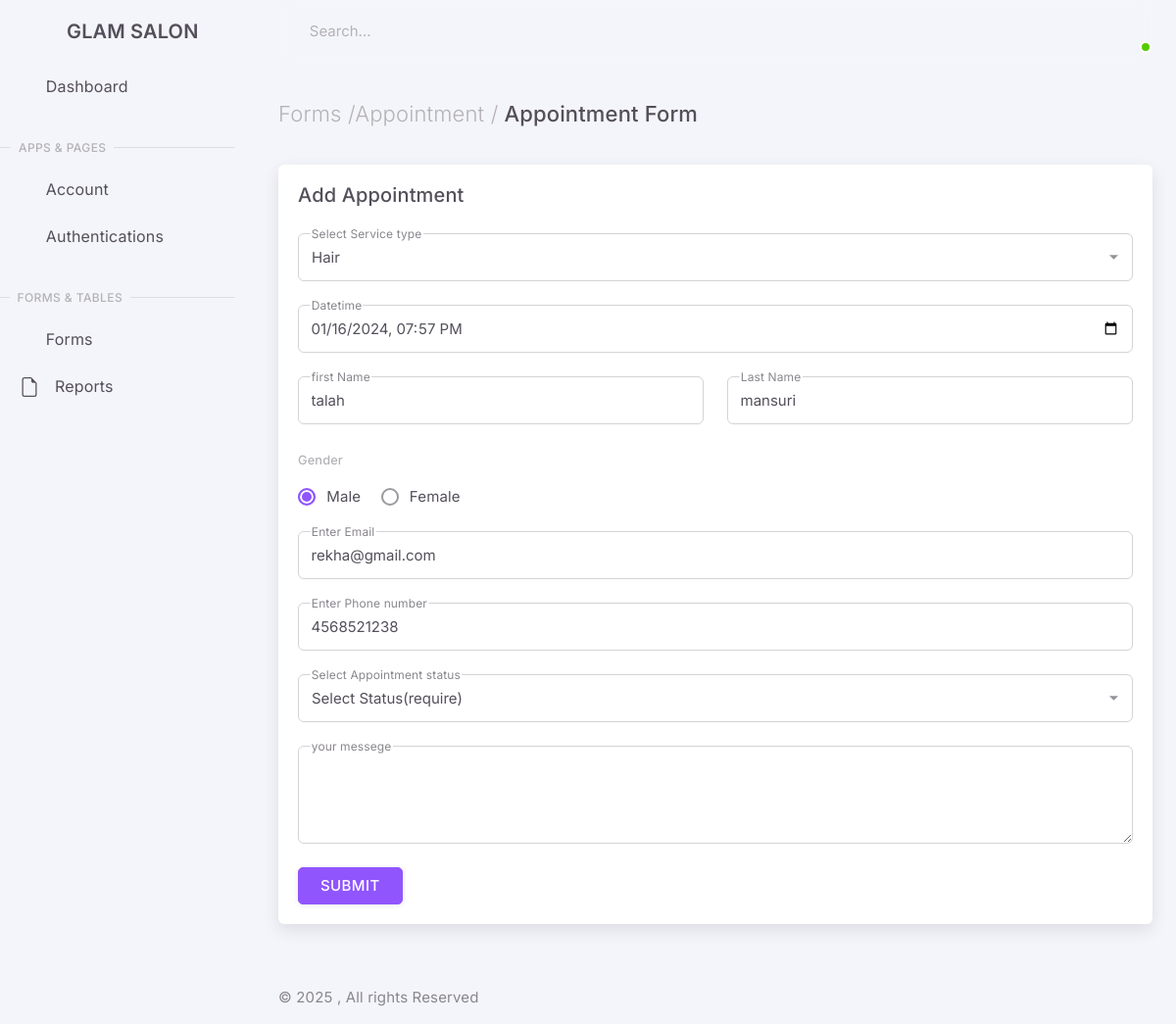
The app's page /admin_panel/html/update_appointment.php?uid=1 with its own data.
### tables this page shows
CREATE TABLE `tbl_appointment` (
  `appointment_id` int(10) NOT NULL,
  `first_name` varchar(10) NOT NULL,
  `last_name` varchar(10) NOT NULL,
  `gender` varchar(10) NOT NULL,
  `email` varchar(50) NOT NULL,
  `contact` bigint(20) NOT NULL,
  `service` int(11) NOT NULL,
  `message` varchar(50) NOT NULL,
  `appointment_date` datetime NOT NULL,
  `status` varchar(10) NOT NULL,
  `customer_id` int(11) NOT NULL
);

CREATE TABLE `tbl_service_category` (
  `category_id` int(10) NOT NULL,
  `category_name` varchar(20) NOT NULL
);

### admin_panel/html/update_appointment.php (the view, shortened to what this page needs)
<?php
require "connection.php";
$id = $_GET['uid'];
$query = mysqli_query($connection, "select * from tbl_appointment where appointment_id='$id'");
$data = mysqli_fetch_array($query);
$fname = $data['first_name'];
$lname = $data['last_name'];
$gender = $data['gender'];
$email = $data['email'];
$contact = $data['contact'];
$messege = $data['message'];
$date = $data['appointment_date'];
$service = $data['service'];
?>
<!DOCTYPE html>
<html lang="en" class="light-style layout-menu-fixed layout-compact" dir="ltr" data-theme="theme-default" data-assets-path="../assets/" data-template="vertical-menu-template-free">
<head>
    <link rel="stylesheet" href="../assets/vendor/fonts/materialdesignicons.css" />
    <link rel="stylesheet" href="../assets/vendor/libs/node-waves/node-waves.css" />
    <link rel="stylesheet" href="../assets/vendor/css/core.css" class="template-customizer-core-css" />
    <link rel="stylesheet" href="../assets/vendor/css/theme-default.css" class="template-customizer-theme-css" />
    <link rel="stylesheet" href="../assets/css/demo.css" />
    <link rel="stylesheet" href="../assets/vendor/libs/perfect-scrollbar/perfect-scrollbar.css" />
</head>
<body>
    <div class="layout-wrapper layout-content-navbar">
        <div class="layout-container">
            <?php
            include "sidebar.php";
            ?>
            <div class="layout-page">
                <?php
                include "navbar.php";
                ?>
                <div class="content-wrapper">
                    <div class="container-xxl flex-grow-1 container-p-y">
                        <h4 class="py-3 mb-4"><span class="text-muted fw-light">Forms /</span><span class="text-muted fw-light">Appointment /</span> Appointment Form</h4>
                        <div class="row">
                            <div class="col-xl">
                                <div class="card mb-4">
                                    <div class="card-header d-flex justify-content-between align-items-center">
                                        <h5 class="mb-0">Add Appointment</h5>
                                    </div>
                                    <div class="card-body">
                                        <form id="frm1" method="post" class="needs-validation" novalidate>
                                            <div class="form-floating form-floating-outline mb-4">
                                                <select class="form-select" id="exampleFormControlSelect1" name="service" aria-label="Default select example" required>
                                                    <?php
                                                    $query = mysqli_query($connection, "select * from tbl_service_category");
                                                    while ($row = mysqli_fetch_array($query)) {
                                                        echo "<option value='{$row['category_id']}'";
                                                        if ($service == $row['category_id']) {
                                                            echo 'selected';
                                                        }
                                                        echo ">$row[1]</option>";
                                                    }
                                                    ?>
                                                </select>
                                                <label for="exampleFormControlSelect1">Select Service type</label>
                                            </div>
                                            <div class="form-floating form-floating-outline mb-4">
                                                <input class="form-control" name="date" value="<?php echo $date; ?>" type="datetime-local" id="html5-datetime-local-input" required />
                                                <label for="html5-datetime-local-input">Datetime</label>
                                            </div>
                                            <div class="row mb-1">
                                                <div class="col">
                                                    <div class="form-floating form-floating-outline mb-4">
                                                        <input type="text" name="fname" value="<?php echo $fname; ?>" class="form-control" id="floatingInput" placeholder="First name (require)" aria-describedby="floatingInputHelp" required />
                                                        <label for="floatingInput">first Name</label>
                                                    </div>
                                                </div>
                                                <div class="col">
                                                    <div class="form-floating form-floating-outline mb-4">
                                                        <input type="text" name="lname" value="<?php echo $lname; ?>" class="form-control" id="floatingInput" placeholder="Last name(require)" aria-describedby="floatingInputHelp" required />
                                                        <label for="floatingInput">Last Name</label>
                                                    </div>
                                                </div>
                                            </div>
                                            <div class="col-md mb-3">
                                                <small class="text-light fw-medium d-block">Gender</small>
                                                <div class="form-check form-check-inline mt-3">
                                                    <input class="form-check-input" name="gender" type="radio" name="inlineRadioOptions" id="inlineRadio1" value="Male" <?php if ($gender == "Male") {
                                                                                                                                                                            echo "checked";
                                                                                                                                                                        } ?> required />
                                                    <label class="form-check-label" for="inlineRadio1">Male</label>
                                                </div>
                                                <div class="form-check form-check-inline">
                                                    <input class="form-check-input" name="gender" type="radio" name="inlineRadioOptions" id="inlineRadio2" value="Female" <?php if ($gender == "Female") {
                                                                                                                                                                                echo "checked";
                                                                                                                                                                            } ?> required />
                                                    <label class="form-check-label" for="inlineRadio2">Female</label>
                                                </div>
                                            </div>
                                            <div class="form-floating form-floating-outline mb-4">
                                                <input type="email" name="email" value="<?php echo $email; ?>" class="form-control" id="floatingInput" placeholder="name@example.com(require)" aria-describedby="floatingInputHelp" required />
                                                <label for="floatingInput">Enter Email</label>
                                            </div>
                                            <div class="form-floating form-floating-outline mb-4">
                                                <input type="tel" name="contact" value="<?php echo $contact; ?>" class="form-control" id="floatingInput" placeholder="Phone number (require)" aria-describedby="floatingInputHelp" required />
                                                <label for="floatingInput">Enter Phone number</label>
                                            </div>
                                            <div class="form-floating form-floating-outline mb-4">
                                                <select class="form-select" id="exampleFormControlSelect1" name="status" aria-label="Default select example" required>
                                                    <option value="" selected disabled>Select Status(require)</option>
                                                </select>
                                                <label for="exampleFormControlSelect1">Select Appointment status</label>
                                            </div>
                                            <div class="form-floating form-floating-outline mb-4">
                                                <textarea name="msg" class="form-control h-px-100" id="exampleFormControlTextarea1" placeholder="your messege if required"><?php echo $messege; ?></textarea>
                                                <label for="exampleFormControlTextarea1">your messege</label>
                                            </div>
                                            <button type="submit" name="btn_submit" class="btn btn-primary">Submit</button>
                                        </form>
                                    </div>
                                </div>
                            </div>
                        </div>
                    </div>
                    <?php
                    include "footer.php";
                    ?>
                </div>
            </div>
        </div>
    </div>
</body>
</html>

### records on screen
tbl_appointment: service "Hair", date "01/16/2024 19:57", fname "talah", lname "mansuri", gender "☑ Male", gender "☐ Female", email "rekha@gmail.com", contact "4568521238"
